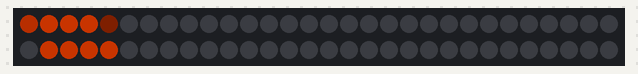
Bench run of a sketch on a simulated Arduino Uno, built with avr-gcc and run on an emulated ATmega328P. On the bench: 60 RGB LEDs in strip order, left to right, continuing on the next row. Dim RGB values are drawn brighter than linear.

Above: at 2.09 s.
At 5.93 s:
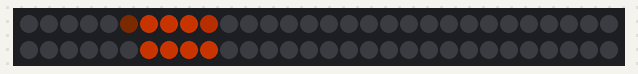
At 9.78 s:
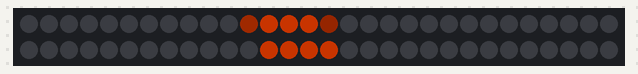
At 17.59 s:
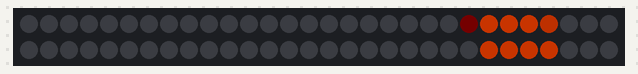
At 28.62 s:
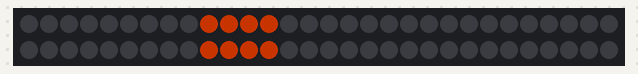
At 39.9 s:
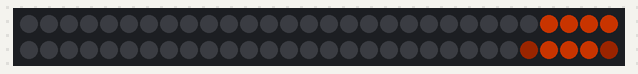

The sketch:

sketch_jan31a.ino
```cpp
#include "FastLED.h"
// How many leds in your strip?
#define NUM_LEDS 60

// For led chips like Neopixels, which have a data line, ground, and power, you just
// need to define DATA_PIN.  For led chipsets that are SPI based (four wires - data, clock,
// ground, and power), like the LPD8806 define both DATA_PIN and CLOCK_PIN
#define DATA_PIN 8

#define CSV 288
/*
#define CALM      100
#define MODERATE  180
#define STORMY    0
#define MEGASTORM 213
*/

//    leds[i] = CHSV( 100, 200, 255);      //CALM
//    CHSV hsv( 180, 255, 100);            //MODERATE
//    CHSV hsv( 0, 255, 100);              //STORMY
//    CHSV hsv( 213, 255, 210);           //MEGASTORM

int wavesData = 0;

//int calm = 0;
//int moderate = 0;
//int stormy = 0;
//int megastorm = 0;

int     Ipos   = NUM_LEDS / 2; // position of the "integer-based bar"
int     Idelta = 1; // how many pixels to move the Integer Bar
uint8_t Ihue = 20; // color for Integer Bar

int     F16pos = 0; // position of the "fraction-based bar"
int     F16delta = 1; // how many 16ths of a pixel to move the Fractional Bar
uint8_t Fhue = 20; // color for Fractional Bar

int Width  = 4; // width of each light bar, in whole pixels
int InterframeDelay = 40;


int waves[CSV] =
{ 111, 106, 118, 105, 105, 107, 111, 107,
  112, 112, 117, 120, 115, 114, 121, 125,
  136, 135, 133, 142, 133, 149, 154, 159,
  155, 165, 157, 162, 159, 158, 158, 169,
  154, 151, 149, 140, 142, 141, 148, 146,
  150, 150, 145, 144, 169, 158, 125, 152,
  158, 159, 152, 155, 160, 145, 143, 139,
  138, 141, 142, 157, 143, 131, 128, 134,
  129, 125, 120, 123, 126, 122, 115, 116,
  105, 95, 93, 102, 89, 88, 94, 95, 99, 85,
  93, 85, 82, 87, 89, 82, 81, 79, 77, 75, 75,
  80,
  79,
  82,
  78,
  77,
  82,
  78,
  71,
  78,
  69,
  80,
  80,
  72,
  78,
  77,
  74,
  77,
  78,
  75,
  77,
  71,
  77,
  74,
  76,
  68,
  74,
  69,
  68,
  60,
  72,
  71,
  69,
  64,
  66,
  72,
  66,
  68,
  71,
  69,
  71,
  73,
  72,
  73,
  73,
  71,
  65,
  68,
  61,
  71,
  70,
  65,
  63,
  62,
  59,
  62,
  68,
  60,
  62,
  57,
  59,
  56,
  66,
  60,
  59,
  65,
  64,
  57,
  55,
  58,
  51,
  54,
  55,
  52,
  57,
  59,
  58,
  54,
  56,
  55,
  53,
  59,
  57,
  55,
  50,
  53,
  52,
  53,
  55,
  55,
  53,
  52,
  50,
  45,
  46,
  48,
  45,
  44,
  45,
  47,
  46,
  48,
  46,
  46,
  51,
  48,
  45,
  42,
  45,
  48,
  52,
  52,
  55,
  63,
  47,
  39,
  42,
  48,
  43,
  43,
  45,
  60,
  56,
  58,
  53,
  52,
  51,
  54,
  55,
  55,
  60,
  52,
  50,
  56,
  49,
  61,
  51,
  54,
  53,
  58,
  54,
  55,
  55,
  52,
  56,
  57,
  57,
  57,
  59,
  60,
  59,
  60,
  63,
  64,
  66,
  73,
  78,
  89,
  89,
  75,
  76,
  84,
  116,
  103,
  109,
  85,
  90,
  78,
  66,
  70,
  72,
  76,
  70,
  79,
  79,
  81,
  80,
  84,
  87,
  83,
  83,
  80,
  81,
  85,
  77,
  84,
  92,
  96,
  116,
  88,
  106,
  98,
  110,
  86,
  92,
  101
};

uint8_t waveVal = 0;

// Define the array of leds
CRGB leds[NUM_LEDS];

void setup() {
  delay(2000); // setup guard
  FastLED.addLeds<NEOPIXEL, DATA_PIN>(leds, NUM_LEDS);
  FastLED.setBrightness(128);
}

void drawIntegerBar( int intpos, int width, uint8_t hue)
{
  int i = intpos; // start drawing at "I"
  for ( int n = 0; n < width; n++) {
    leds[i] += CHSV( hue, 255, 255);
    i++;
    if ( i == NUM_LEDS) i = 0; // wrap around
  }
}

void drawFractionalBar( int pos16, int width, uint8_t hue)
{
  int i = pos16 / 16; // convert from pos to raw pixel number
  uint8_t frac = pos16 & 0x0F; // extract the 'factional' part of the position
  uint8_t firstpixelbrightness = 255 - (frac * 16);
  uint8_t lastpixelbrightness  = 255 - firstpixelbrightness;
  uint8_t bright;
  for ( int n = 0; n <= width; n++) {
    if ( n == 0) {
      // first pixel in the bar
      bright = firstpixelbrightness;
    } else if ( n == width ) {
      // last pixel in the bar
      bright = lastpixelbrightness;
    } else {
      // middle pixels
      bright = 255;
    }

    leds[i] += CHSV( hue, 255, bright);
    i++;
    if ( i == NUM_LEDS) i = 0; // wrap around
  }
}


void loop() {

  F16pos += F16delta;
  if ( F16pos >= (NUM_LEDS * 16)) {
    F16pos -= (NUM_LEDS * 16);
  }

  static byte countdown = 0;
  if ( countdown == 0) {
    countdown = 16; // reset countdown
    Ipos += 1;
    // wrap around at end
    if ( Ipos >= NUM_LEDS) {
      Ipos -= NUM_LEDS;
    }
  }
  // countdown is decremented every time through the loop
  countdown -= 1;

  memset8( leds, 0, NUM_LEDS * sizeof(CRGB));

  drawIntegerBar( Ipos, Width, Ihue);
  // draw the Fractional Bar, length=4px, hue=180
  drawFractionalBar( F16pos, Width, Fhue);
  FastLED.show();
  delay(InterframeDelay);

  /*
  for (int i = 0; i < CSV; i++) {

    wavesData = map(waves[i], 38, 170, 0, 220);
    for (int j = 0; j < NUM_LEDS; j++) {
        CHSV hsv(wavesData, 255, 210);
        hsv2rgb_spectrum( hsv, leds[j]);
        leds[j] = hsv;
        FastLED.show();
        delay(40);

        //        leds[j] = CRGB::Black;
        //        FastLED.show();
        //        delay(500);
      }


  }
  */
}
```
